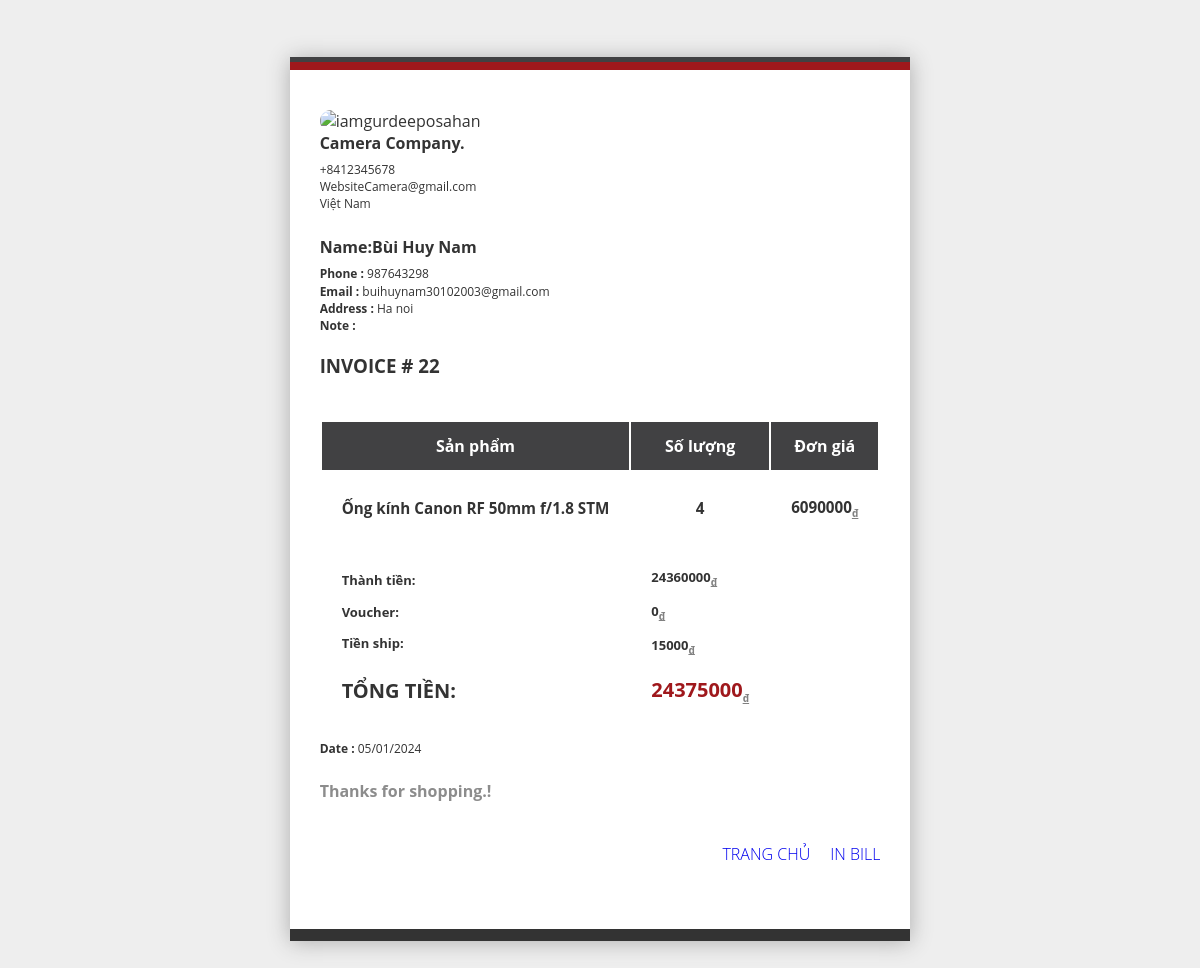
/pages/main/thanhtoan/bill.php, run on the app's committed database.
### tables this page shows
CREATE TABLE `tbl_dangky` (
  `id_khachHang` int(11) NOT NULL,
  `hoVaTen` varchar(250) NOT NULL,
  `taiKhoan` varchar(100) NOT NULL,
  `matKhau` varchar(100) NOT NULL,
  `soDienThoai` int(11) NOT NULL,
  `email` varchar(100) NOT NULL,
  `diaChi` text NOT NULL,
  `chucVu` varchar(100) NOT NULL
);

CREATE TABLE `tbl_giohang` (
  `id_cart` int(11) NOT NULL,
  `id_khachHang` int(11) NOT NULL,
  `code_cart` varchar(11) NOT NULL,
  `cart_status` int(11) NOT NULL,
  `cart_payment` varchar(100) NOT NULL
);

CREATE TABLE `tbl_cart_detail` (
  `id_cart_detail` int(11) NOT NULL,
  `code_cart` varchar(11) NOT NULL,
  `id_sanPham` int(11) NOT NULL,
  `soLuongMua` int(11) NOT NULL
);

CREATE TABLE `tbl_sanpham` (
  `id_sanPham` int(11) NOT NULL,
  `tenSanPham` varchar(100) NOT NULL,
  `maSanPham` varchar(100) NOT NULL,
  `giaSanPham` int(11) NOT NULL,
  `soLuong` int(11) NOT NULL,
  `hinhAnh` varchar(100) NOT NULL,
  `tomTat` tinytext NOT NULL,
  `noiDung` text NOT NULL,
  `id_danhMuc` int(11) NOT NULL,
  `trangThai` int(11) NOT NULL,
  `id_admin` int(11) NOT NULL,
  `id_cart` int(11) NOT NULL
);

### pages/main/thanhtoan/bill.php (the view, shortened to what this page needs)
<?php
$kn = mysqli_connect('localhost', 'root', '', 'web_camera');
$sql_ship = "SELECT * FROM tbl_dangky ";
$sql_cart = 'SELECT tbl_cart_detail.id_cart_detail, tbl_cart_detail.code_cart, tbl_giohang.id_khachHang,tbl_sanpham.id_sanPham,soLuongMua,tenSanPham,giaSanPham FROM tbl_giohang INNER JOIN tbl_cart_detail ON tbl_giohang.code_cart = tbl_cart_detail.code_cart INNER JOIN tbl_sanpham ON tbl_sanpham.id_sanPham =
        tbl_cart_detail.id_sanPham order by id_cart_detail DESC limit 1';
$kq_ship = mysqli_query($kn, $sql_ship);
$kq_cart = mysqli_query($kn, $sql_cart);
$row_ship = mysqli_fetch_row($kq_ship);
$row_cart = mysqli_fetch_row($kq_cart);
?>
<!DOCTYPE html>
<html lang="en">
<head>
</head>
<body>
	<div class="col-md-12" id="bill">
		<div class="row">
			<div class="receipt-main col-xs-10 col-sm-10 col-md-6 col-xs-offset-1 col-sm-offset-1 col-md-offset-3">
				<div class="row">
					<div class="receipt-header">
						<div class="col-xs-6 col-sm-6 col-md-6">
							<div class="receipt-left">
								<img class="img-responsive" alt="iamgurdeeposahan" src="https://bootdey.com/img/Content/avatar/avatar6.png" style="width: 71px; border-radius: 43px;">
							</div>
						</div>
						<div class="col-xs-6 col-sm-6 col-md-6 text-right">
							<div class="receipt-right">
								<h5>Camera Company.</h5>
								<p>+8412345678<i class="fa fa-phone"></i></p>
								<p>WebsiteCamera@gmail.com <i class="fa fa-envelope-o"></i></p>
								<p>Việt Nam<i class="fa fa-location-arrow"></i></p>
							</div>
						</div>
					</div>
				</div>
				<div class="row">
					<div class="receipt-header receipt-header-mid">
						<div class="col-xs-8 col-sm-8 col-md-8 text-left">
							<div class="receipt-right">
								<h5>Name:<?php echo $row_ship[1] ?> </h5>
								<p><b>Phone : </b><?php echo $row_ship[4] ?></p>
								<p><b>Email : </b><?php echo $row_ship[5] ?></p>
								<p><b>Address : </b> <?php echo $row_ship[6] ?></p>
								<p><b>Note : </b> </p>
							</div>
						</div>
						<div class="col-xs-4 col-sm-4 col-md-4">
							<div class="receipt-left">
								<h3>INVOICE # <?php echo $row_cart[0] ?></h3>
							</div>
						</div>
					</div>
				</div>
				<div>
					<table class="table table-bordered">
						<thead>
							<tr>
								<th>Sản phẩm</th>
								<th>Số lượng</th>
								<th>Đơn giá</th>
							</tr>
						</thead>
						<tbody>
							<tr>
								<td class="col-md-9">
									<h3 style="text-align: center;"><?php echo $row_cart[5] ?></h3>
								</td>
								<td class="col-md-9">
									<h3 style="text-align: center;"><?php echo $row_cart[4] ?></h3>
								</td>
								<td class="col-md-9">
									<h3 style="text-align: center;"><?php echo $row_cart[6] ?><sub class="d">đ</sub></h3>
								</td>
							</tr>
							<tr>
								<td class="text-right">
									<p>
										<strong>Thành tiền: </strong>
									</p>
									<p>
										<strong>Voucher: </strong>
									</p>
									<p>
										<strong>Tiền ship: </strong>
									</p>
								</td>
								<td>
									<p>
										<strong><i class="fa fa-inr"></i><?php echo $row_cart[4] * $row_cart[6] ?><sub class="d">đ</sub></strong>
									</p>
									<p>
										<strong><i class="fa fa-inr"></i>0<sub class="d">đ</sub></strong>
									</p>
									<p>
										<strong><i class="fa fa-inr"></i> 15000<sub class="d">đ</sub></strong>
									</p>
								</td>
							</tr>
							<tr>
								<td class="text-right">
									<h2><strong>Tổng tiền: </strong></h2>
								</td>
								<td class="text-left text-danger">
									<h2><strong><i class="fa fa-inr"></i> <?php echo $row_cart[4] * $row_cart[6] + 15000 ?><sub class="d">đ</sub></strong></h2>
								</td>
							</tr>
						</tbody>
					</table>
				</div>
				<div class="row">
					<div class="receipt-header receipt-header-mid receipt-footer">
						<div class="col-xs-8 col-sm-8 col-md-8 text-left">
							<div class="receipt-right">
								<p><b>Date :</b> <?php echo date("d/m/Y") ?></p>
								<br>
								<h5 style="color: rgb(140, 140, 140);">Thanks for shopping.!</h5>
							</div>
						</div>
						<div class="col-xs-4 col-sm-4 col-md-4">
							<div class="receipt-left">
								<a href="exportBill.php">In Bill</a>
								<a href="../../../index.php">Trang chủ</a>
							</div>
						</div>
					</div>
				</div>
			</div>
		</div>
	</div>
</body>
</html>

### pages/main/thanhtoan/bill.php (style rules this page uses)
body { background: #eee; }
.text-danger strong { color: #9f181c; }
.receipt-main { background: #ffffff none repeat scroll 0 0; border-bottom: 12px solid #333333; border-top: 12px solid #9f181c; margin-top: 50px; margin-bottom: 50px; padding: 40px 30px !important; position: relative; box-shadow: 0 1px 21px #acacac; color: #333333; font-family: open sans; }
.receipt-main p { color: #333333; font-family: open sans; line-height: 1.42857; }
.receipt-main::after { background: #414143 none repeat scroll 0 0; content: ""; height: 5px; left: 0; position: absolute; right: 0; top: -13px; }
.receipt-main thead { background: #414143 none repeat scroll 0 0; }
.receipt-main thead th { color: #fff; }
.receipt-right h5 { font-size: 16px; font-weight: bold; margin: 0 0 7px 0; }
.receipt-right p { font-size: 12px; margin: 0px; }
.receipt-main td { padding: 9px 20px !important; }
.receipt-main th { padding: 13px 20px !important; }
.receipt-main td { font-size: 13px; font-weight: initial !important; }
.receipt-main td p:last-child { margin: 0; padding: 0; }
.receipt-main td h2 { font-size: 20px; font-weight: 900; margin: 0; text-transform: uppercase; }
.receipt-header-mid .receipt-left a { font-weight: 100; margin: 34px 0 0; text-align: right; text-transform: uppercase; text-decoration: none; float: right; margin-left: 20px; }
.receipt-header-mid { margin: 24px 0; overflow: hidden; }
#bill { display: flex; justify-content: center; align-items: center; }
.d { text-transform: lowercase; color: gray; font-size: 10px; text-decoration-line: underline }

### data on the page
tbl_dangky: hoVaTen "Bùi Huy Nam", soDienThoai "987643298", email "buihuynam30102003@gmail.com", diaChi "Ha noi"
tbl_giohang: tbl_cart_detail.id_cart_detail "22", tbl_sanpham.tenSanPham "Ống kính Canon RF 50mm f/1.8 STM", tbl_cart_detail.soLuongMua "4", tbl_sanpham.giaSanPham "6090000", tbl_cart_detail.soLuongMua "24360000", tbl_cart_detail.soLuongMua "24375000"
